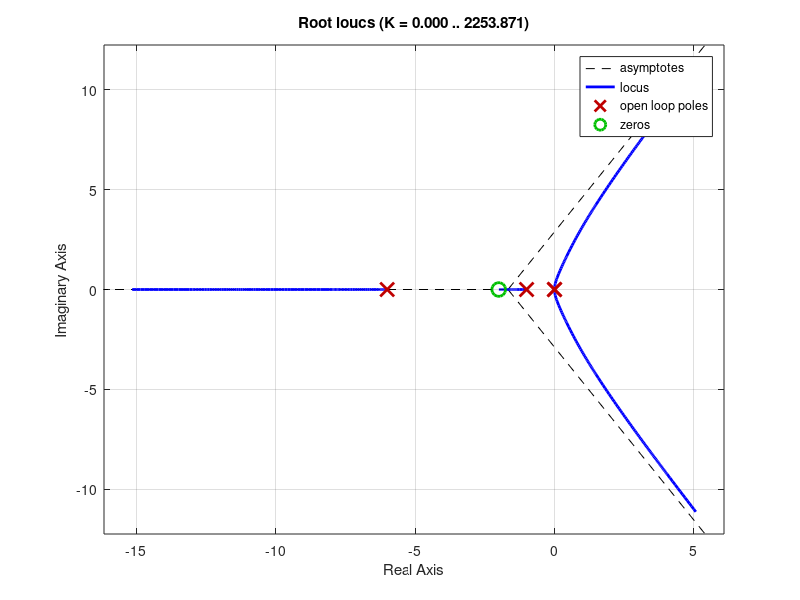

MATLAB code to generate this figure: (Note: this script raises an error after producing the figure.)
% MR2004 partial exam 1 fall 18

% Plant
G = tf([1], [1, 1, 0])

% Controller
F = tf([1, 2], [1, 6,0])

figure(1)
clf
rlocus(G*F)

% Closed loop system from reference to error

Hc = feedback(1, 0.4*H*F);

figure(2)
yimp = impulse(Hc);

% Some input signals
u = zeros(28, 5);
u(4, 1) = 1;
u(14, 1) = 0.3;
u(4, 2) = 1;
u(14, 2) = -0.3;
u(1, 3) = 1;
u(10, 3) = 0.3;
u(3:end, 4) = 1;
u(1, 5) = 1;

y = zeros(size(u));
for i = 1:size(u,2)
    u_ = u(:,i);
    y(:,i) = lsim(Hc, u_);
    figure(i+3)
    plot(y(:,i))
end

dlmwrite('inputs.dat', cat(2, (0:27)', u), 'delimiter', ',');
dlmwrite('responses.dat', cat(2, (0:27)', y), 'delimiter', ',');
